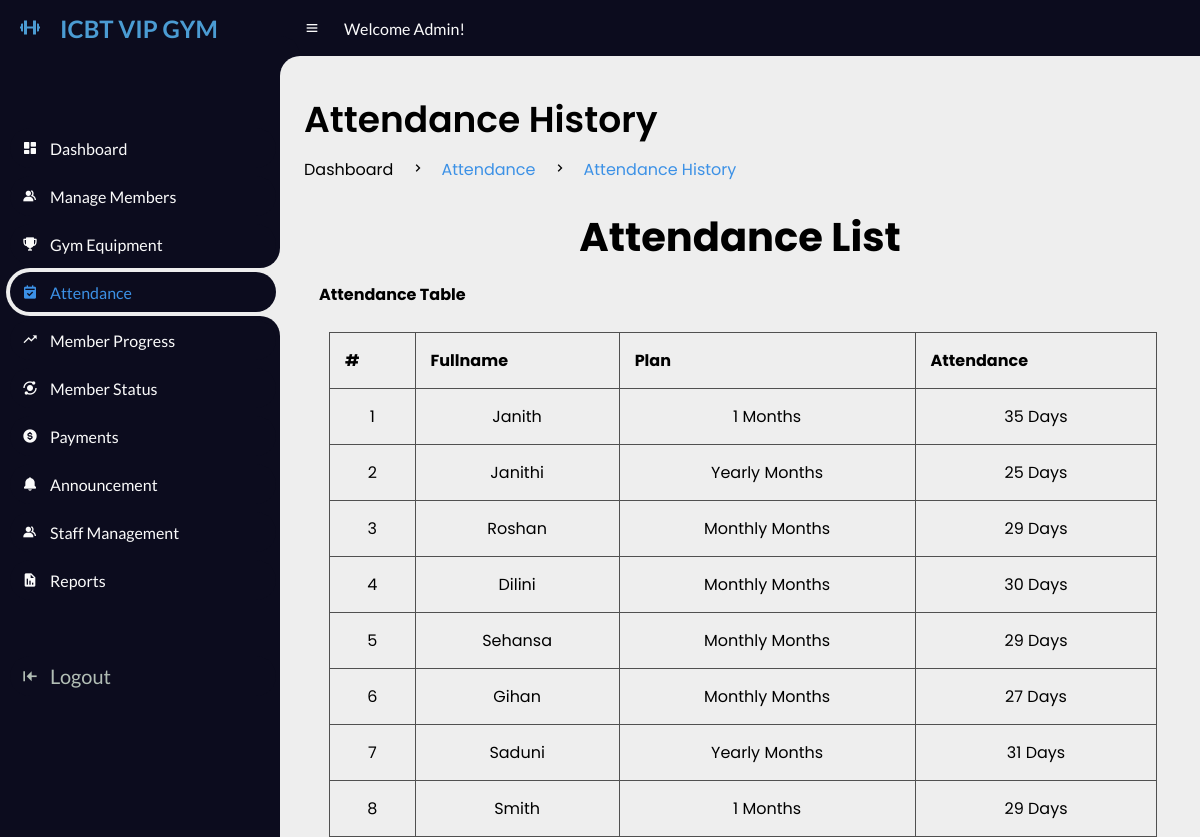
The app's page /1Admin/attendhistory.php (signed in) with its own data.
### tables this page shows
CREATE TABLE `members` (
  `user_id` int(11) NOT NULL,
  `fullname` varchar(20) NOT NULL,
  `email` varchar(20) NOT NULL,
  `password` varchar(100) NOT NULL,
  `gender` varchar(20) NOT NULL,
  `dor` date NOT NULL,
  `services` varchar(50) NOT NULL,
  `amount` int(100) NOT NULL,
  `paid_date` date NOT NULL,
  `p_year` int(11) NOT NULL,
  `plan` varchar(100) NOT NULL,
  `address` varchar(20) NOT NULL,
  `contact` varchar(100) NOT NULL,
  `status` varchar(20) NOT NULL DEFAULT 'Active',
  `attendance_count` int(100) NOT NULL,
  `ini_weight` int(100) NOT NULL DEFAULT 0,
  `curr_weight` int(100) NOT NULL DEFAULT 0,
  `ini_bodytype` varchar(50) NOT NULL,
  `curr_bodytype` varchar(50) NOT NULL,
  `progress_date` date NOT NULL,
  `reminder` int(11) NOT NULL DEFAULT 0
);

### 1Admin/attendhistory.php (the view, shortened to what this page needs)
<!DOCTYPE html>
<html lang="en">
<head>
    <link href='https://unpkg.com/boxicons@2.0.9/css/boxicons.min.css' rel='stylesheet'>
    <link rel="stylesheet" href="css/style.css">
</head>
<body>
    <section id="sidebar">
        <a href="#" class="brand">
        <i class='bx bx-dumbbell bx-tada' ></i>
            <span class="text">ICBT VIP GYM</span>
        </a>
        <ul class="side-menu top">
            <li>
                <a href="index.php">
                    <i class='bx bxs-dashboard'></i>
                    <span class="text">Dashboard</span>
                </a>
            </li>
            <li>
                <a href="managemb.php">
                    <i class='bx bxs-group'></i>
                    <span class="text">Manage Members</span>
                </a>
            </li>
            <li>
                <a href="managegym.php">
                    <i class='bx bxs-trophy'></i>
                    <span class="text">Gym Equipment</span>
                </a>
            </li>
            <li class="active">
                <a href="attendance.php">
                    <i class='bx bxs-calendar-check'></i>
                    <span class="text">Attendance</span>
                </a>
            </li>
            <li>
                <a href="progressmb.php">
                    <i class='bx bx-trending-up'></i>
                    <span class="text">Member Progress</span>
                </a>
            </li>
            <li>
                <a href="statusmb.php">
                    <i class='bx bxs-analyse'></i>
                    <span class="text">Member Status</span>
                </a>
            </li>
            <li>
                <a href="paymentmb.php">
                    <i class='bx bxs-dollar-circle'></i>
                    <span class="text">Payments</span>
                </a>
            </li>
            <li>
                <a href="announcement.php">
                    <i class='bx bxs-bell'></i>
                    <span class="text">Announcement</span>
                </a>
            </li>
            <li>
                <a href="managestaff.php">
                    <i class='bx bxs-group'></i>
                    <span class="text">Staff Management</span>
                </a>
            </li>
            <li>
                <a href="report.php">
                    <i class='bx bxs-report'></i>
                    <span class="text">Reports</span>
                </a>
            </li>
        </ul>
        <ul class="side-menu">
            <li>
                <a href="../logout.php" class="logout">
                    <i class='bx bxs-arrow-to-left'></i>
                    <span class="text">Logout</span>
                </a>
            </li>
        </ul>
    </section>
    <section id="content">
        <nav>
            <i class='bx bx-menu'></i>
            <a class="nav-link">Welcome Admin!</a>
        </nav>
        <main>
            <div class="head-title">
                <div class="left">
                    <h1>Attendance History</h1>
                    <ul class="breadcrumb">
                        <li>
                            <a href="#">Dashboard</a>
                        </li>
                        <li><i class='bx bx-chevron-right'></i></li>
                        <li>
                            <a class="active" href="attendance.php">Attendance</a>
                        </li>
                        <li><i class='bx bx-chevron-right'></i></li>
                        <li>
                            <a class="active" href="attendhistory.php">Attendance History</a>
                        </li>
                    </ul>
                </div>
            </div>
            <div id="content2">
                <div id="content2sh-header">
                    <br>
                    <h1 class="text-center" style="text-align:center; font-size: 40px;">Attendance List <i class="fas fa-calendar"></i></h1>
                </div>
                <div class="container-fluid">
                    <div class="row-fluid">
                        <div class="span12">
                            <div class='widget-box'>
                                <div class='widget-title'> <span class='icon'> <i class='fas fa-th'></i> </span>
                                    <h5 style="margin:15px; font-size: 16px;">Attendance Table</h5>
                                </div>
                                <div class='widget-content nopadding'>
                                    <table class='table table-bordered'>
                                        <thead>
                                            <tr>
                                                <th>#</th>
                                                <th>Fullname</th>
                                                <th>Plan</th>
                                                <th>Attendance</th>
                                            </tr>
                                        </thead>
                                        <?php include "dbcon.php";
                                        $qry = "SELECT * FROM members WHERE status = 'Active'";
                                        $result = mysqli_query($conn, $qry);
                                        $cnt = 1;
                                        while ($row = mysqli_fetch_array($result)) { ?>
                                            <tbody>
                                                <td>
                                                    <div class='text-center'><?php echo $cnt; ?></div>
                                                </td>
                                                <td>
                                                    <div class='text-center'><?php echo $row['fullname']; ?></div>
                                                </td>
                                                <td>
                                                    <div class='text-center'><?php if ($row['plan'] == 1) {
                                                                                    echo $row['plan'] . ' Months';
                                                                                } else if ($row['plan'] == '0') {
                                                                                    echo 'Expired';
                                                                                } else {
                                                                                    echo $row['plan'] . ' Months';
                                                                                } ?></div>
                                                </td>
                                                <td>
                                                    <div class='text-center'><?php if ($row['attendance_count'] == 1) {
                                                                                    echo $row['attendance_count'] . ' Day';
                                                                                } else if ($row['attendance_count'] == '0') {
                                                                                    echo 'None';
                                                                                } else {
                                                                                    echo $row['attendance_count'] . ' Days';
                                                                                } ?> </div>
                                                </td>
                                            </tbody>
                                        <?php $cnt++;
                                        } ?>
                                    </table>
                                </div>
                            </div>
                        </div>
                    </div>
                </div>
            </div>
        </main>
    </section>
</body>
</html>

### 1Admin/css/style.css (style rules this page uses)
* { margin: 0; padding: 0; box-sizing: border-box; }
a { text-decoration: none; }
li { list-style: none; }
:root { --poppins: 'Poppins', sans-serif; --lato: 'Lato', sans-serif; --light: #0C0C1E; --blue: #3C91E6; --light-blue: #CFE8FF; --grey: #060714; --dark-grey: #AAAAAA; --dark: #FBFBFB; --red: #DB504A; --yellow: #FFCE26; --gold: #FFC72C; --light-yellow: #FFF2C6; --orange: #FD7238; --light-orange: #FFE0D3; --light-green: hsl(160, 67%, 74%); --ice-blue: #4B9CD3; --Ash-Gray: #B2BEB5; }
html { overflow-x: visible; }
body { background: #eee; overflow-x: hidden; }
#sidebar { position: fixed; top: 0; left: 0; width: 280px; height: 100%; background: var(--light); z-index: 2000; font-family: var(--lato); transition: .3s ease; overflow-x: hidden; scrollbar-width: none; }
#sidebar .brand { font-size: 24px; font-weight: 700; height: 56px; display: flex; align-items: center; color: var(--ice-blue); position: sticky; top: 0; left: 0; background: var(--light); z-index: 500; padding-bottom: 20px; box-sizing: content-box; }
#sidebar .brand .bx { min-width: 60px; display: flex; justify-content: center; }
#sidebar .side-menu { width: 100%; margin-top: 48px; }
#sidebar .side-menu li { height: 48px; background: transparent; margin-left: 6px; border-radius: 48px 0 0 48px; padding: 4px; }
#sidebar .side-menu li.active { background: #eee; position: relative; }
#sidebar .side-menu li.active::before { content: ''; position: absolute; width: 40px; height: 40px; border-radius: 50%; top: -40px; right: 0; box-shadow: 20px 20px 0 #eee; z-index: -1; }
#sidebar .side-menu li.active::after { content: ''; position: absolute; width: 40px; height: 40px; border-radius: 50%; bottom: -40px; right: 0; box-shadow: 20px -20px 0 #eee; z-index: -1; }
#sidebar .side-menu li a { width: 100%; height: 100%; background: var(--light); display: flex; align-items: center; border-radius: 48px; font-size: 16px; color: var(--dark); white-space: nowrap; overflow-x: hidden; }
#sidebar .side-menu.top li.active a { color: var(--blue); }
#sidebar .side-menu li a.logout { color: var(--Ash-Gray); font-size: 20px; ; }
#sidebar .side-menu li a .bx { min-width: calc(60px - ((4px + 6px) * 2)); display: flex; justify-content: center; }
#content { position: sticky; width: calc(100% - 280px); left: 280px; transition: .3s ease; }
#content nav { height: 56px; background: var(--light); padding: 0 24px; display: flex; align-items: center; grid-gap: 24px; font-family: var(--lato); position: sticky; top: 0; left: 0; z-index: 1000; }
#content nav::before { content: ''; position: absolute; width: 40px; height: 40px; bottom: -40px; left: 0; border-radius: 50%; box-shadow: -20px -20px 0 var(--light); }
#content nav a { color: var(--dark); }
#content nav .bx.bx-menu { cursor: pointer; color: var(--dark); }
#content nav .nav-link { font-size: 16px; transition: .3s ease; }
#content main { width: 100%; padding: 36px 24px; font-family: var(--poppins); max-height: calc(100vh - 56px); overflow-y: hide; }
#content main .head-title { display: flex; align-items: center; justify-content: space-between; grid-gap: 16px; flex-wrap: wrap; }
#content main .head-title .left h1 { font-size: 36px; font-weight: 600; margin-bottom: 10px; color: black; }
#content main .head-title .left .breadcrumb { display: flex; align-items: center; grid-gap: 16px; }
#content main .head-title .left .breadcrumb li { color: black; }
#content main .head-title .left .breadcrumb li a { color: black; pointer-events: none; }
#content main .head-title .left .breadcrumb li a.active { color: var(--blue); pointer-events: unset; }

### 1Admin/attendhistory.php (style rules this page uses)
table { border-collapse: collapse; width: 95%; margin: 25px; }
th, td { padding: 15px; text-align: center; border: 1px solid #505050; }
th { text-align: left; }

### records on screen
members: fullname "Janith", plan "1", attendance_count "35"
members: fullname "Janithi", plan "Yearly", attendance_count "25"
members: fullname "Roshan", plan "Monthly", attendance_count "29"
members: fullname "Dilini", plan "Monthly", attendance_count "30"
members: fullname "Sehansa", plan "Monthly", attendance_count "29"
members: fullname "Gihan", plan "Monthly", attendance_count "27"
members: fullname "Saduni", plan "Yearly", attendance_count "31"
members: fullname "Smith", plan "1", attendance_count "29"
